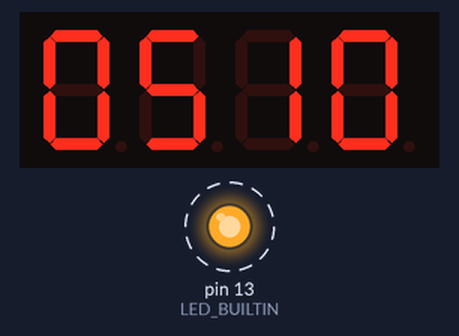
The sketch below on a simulated Arduino Uno, built with avr-gcc and run on an emulated ATmega328P. On the bench: 4-digit seven-segment display, output pins drawn as LEDs (lit = HIGH). Dashed ring = blinking.

Above: at 0.67 s.
At 10.27 s:
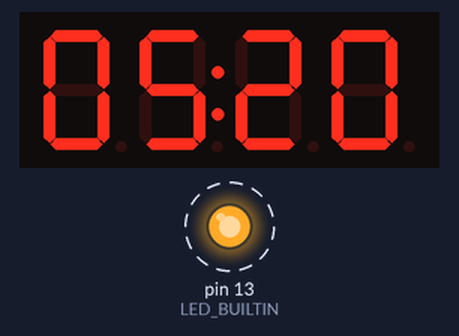
At 20.08 s:
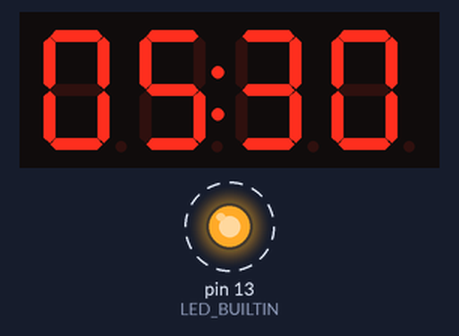
At 39.59 s:
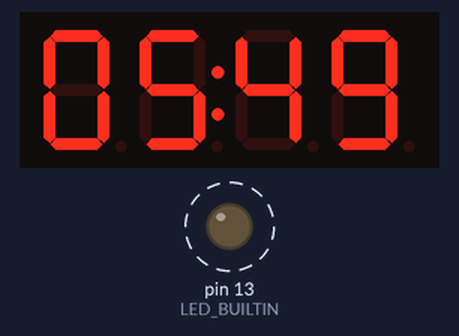
Timing chart, 0 to 40.0 s (numbered marks = the images above):
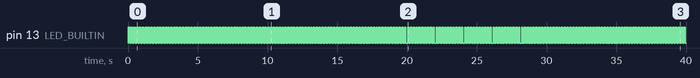

The sketch:

timmer.ino
```cpp
//ARDUINO Indoor Gardening control.

#define ledPin_1_PIN LED_BUILTIN
#include <TimerOne.h>
#include "TM1637.h"
#define ON 1
#define OFF 0

int8_t TimeDisp[] = {0x00, 0x00, 0x00, 0x00};
unsigned char ClockPoint = 1;
unsigned char Update;
unsigned char halfsecond = 0;
unsigned char second = 10;
unsigned char minute = 5;
unsigned char hour = 16;


#define CLK 3//pins definitions for TM1637 and can be changed to other ports
#define DIO 2
TM1637 tm1637(CLK, DIO);


class Led {
  private:
    byte pin;
  public:
    Led(byte pin) {
      // Use 'this->' to make the difference between the
      // 'pin' attribute of the class and the
      // local variable 'pin' created from the parameter.
      this->pin = pin;
      init();
    }
    void init() {
      pinMode(pin, OUTPUT);
      // Always try to avoid duplicate code.
      // Instead of writing digitalWrite(pin, LOW) here,
      // call the function off() which already does that
      off();
    }
    void on() {
      digitalWrite(pin, HIGH);
    }
    void off() {
      digitalWrite(pin, LOW);
    }
}; // don't forget the semicolon at the end of the class
Led rele1(13);


void setup()
{

  Serial.begin(9600);
  //Toda esta seccion es para setear le inicializar la libreria del display
  tm1637.set();
  tm1637.init();

  //Inicializa el timer en la libreria TimerOne
  Timer1.initialize(500000);//timing for 500ms
  Timer1.attachInterrupt(TimingISR);//declare the interrupt serve routine:TimingISR

  //Set de Outputs e inputs

  //El Led
  //pinMode(LED_BUILTIN, OUTPUT);


}
void loop()
{
  if (Update == ON)
  {
    TimeUpdate();
    tm1637.display(TimeDisp);

  }
     rele1.on();
    delay(100);
    rele1.off();
    delay(100);
}


void TimingISR()
{
  halfsecond ++;
  Update = ON;
  if (halfsecond == 2) {
    second ++;
    if (second == 60)
    {
      minute ++;
      if (minute == 60)
      {
        hour ++;
        if (hour == 24)hour = 0;
        minute = 0;
      }
      second = 0;
    }
    halfsecond = 0;
  }
  // Serial.println(second);
  ClockPoint = (~ClockPoint) & 0x01;


}

void TimeUpdate(void)
{
  if (ClockPoint)tm1637.point(POINT_ON);
  else tm1637.point(POINT_OFF);
  TimeDisp[0] = minute / 10;
  TimeDisp[1] = minute % 10;
  if (second / 10 == 6) {
    TimeDisp[2] = 0;
  }
  else {
    TimeDisp[2] = second / 10;

  }
  TimeDisp[3] = second % 10;
  Update = OFF;
}
```

Measured:
- by itself, pin 13 (LED_BUILTIN): alternates HIGH for 0.10 s and LOW for 0.10 s
- what the display in image 0 shows lasts 0.4 s, from 0.6 s to 1.0 s
